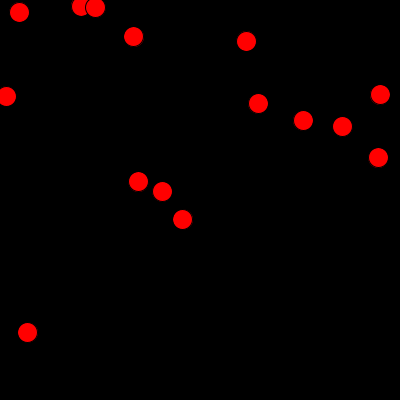
Frame 1 (no input)
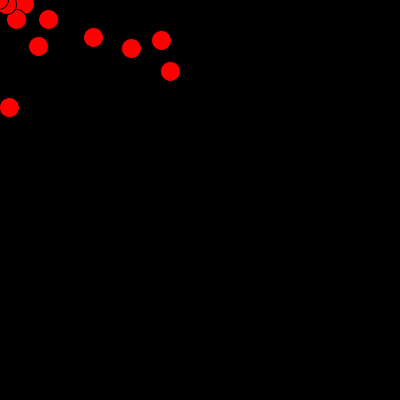
Frame 60 (the mouse pressed at the canvas centre just before this capture)
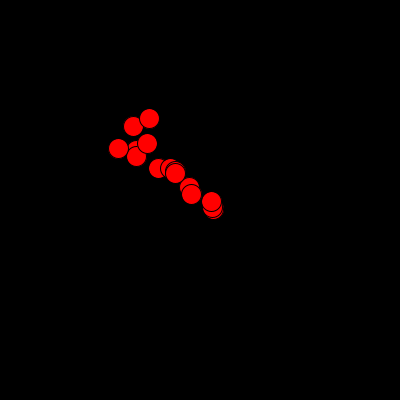
Frame 120 (the mouse held since frame 60 and released just before this capture)

The Processing sketch that drew these frames (run headless with seeded random() and noise(); from frame 60 on, the mouse is pressed at the canvas centre):

// Processing sketch: Ex_8
// ── Ex_8.pde
/*
Adrian Copta | FAF-223
Exercise 1.8
*/

int numCircles = 15; // Number of circles in the array
Circle[] circles = new Circle[numCircles];

void setup() {
  size(400, 400); // Set canvas size to 400x400
  for (int i = 0; i < numCircles; i++) {
    float x = random(width);
    float y = random(height);
    circles[i] = new Circle(x, y);
  }
}

void draw() {
  background(0); // Bbackground color to a black

  for (int i = 0; i < numCircles; i++) {
    circles[i].followMouse();
    circles[i].update();
    circles[i].display();
  }
}

class Circle {
  PVector location;
  PVector velocity;
  PVector acceleration;
  float topspeed = 4;

  Circle(float x, float y) {
    location = new PVector(x, y);
    velocity = new PVector(0, 0);
    acceleration = new PVector(0, 0);
  }

  void followMouse() {
    PVector mouse = new PVector(mouseX, mouseY);
    PVector dir = PVector.sub(mouse, location);
    dir.normalize();
    dir.mult(0.5);
    acceleration = dir;
  }

  void update() {
    velocity.add(acceleration);
    velocity.limit(topspeed);
    
    // Update the position without wrapping
    location.add(velocity);
  }

  void display() {
    fill(255, 0, 0); // Circle color to red (RGB 255, 0, 0)
    ellipse(location.x, location.y, 20, 20);
  }
}
